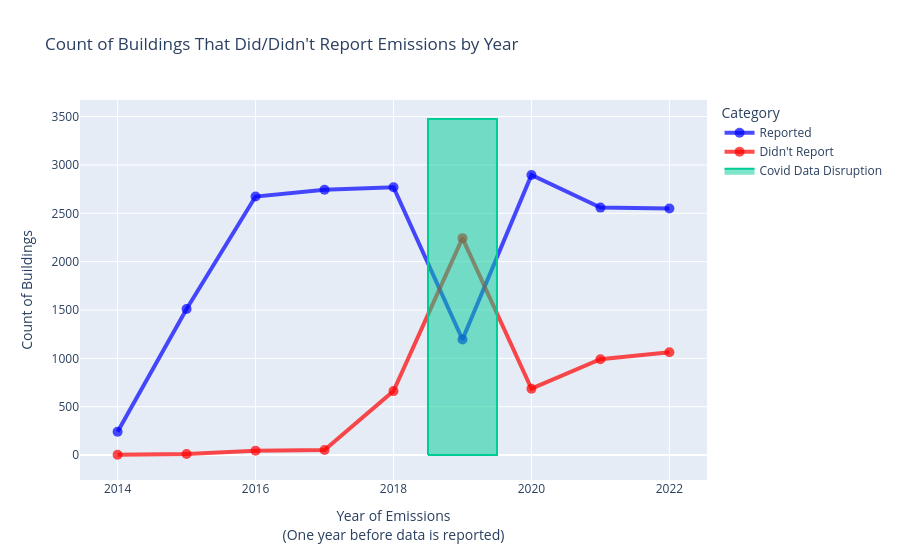

Here is the notebook cell this chart was saved with:
### Markdown cell above
## Compliance type counts over time

Count the number of reporting / non-reporting for every year, highlighting the impact of COVID

### Code cell
# Count each new column per year
value_counts = df.groupby("DataYear")["Reported"].value_counts()
non_reporting_counts = value_counts.xs(0, level="Reported")
reporting_counts = value_counts.xs(1, level="Reported")

# Create the figure
fig = go.Figure()

# Add traces for each category
fig.add_trace(
    go.Scatter(
        x=reporting_counts.index,
        y=reporting_counts.values,
        mode="lines+markers",
        name="Reported",
        line=dict(width=4, color="rgba(0, 0,255, 0.7)"),
        marker=dict(symbol="circle", size=10),
    )
)

fig.add_trace(
    go.Scatter(
        x=non_reporting_counts.index,
        y=non_reporting_counts.values,
        mode="lines+markers",
        name="Didn't Report",
        line=dict(width=4, color="rgba(255, 0, 0, 0.7)"),
        marker=dict(symbol="circle", size=10),
    )
)

fig.add_trace(
    go.Scatter(
        x=[2018.5, 2019.5, 2019.5, 2018.5, 2018.5],
        y=[0, 0, np.max(reporting_counts) * 1.2, np.max(reporting_counts) * 1.2, 0],
        fill="toself",
        mode="lines",
        name="Covid Data Disruption",
    )
)

# Update layout
fig.update_layout(
    title="Count of Buildings That Did/Didn't Report Emissions by Year",
    xaxis_title="Year of Emissions<br>(One year before data is reported)",
    yaxis_title="Count of Buildings",
    legend_title="Category",
)

# Show the plot
# pio.show(fig)
iplot(fig)


for dir in dirs:
    fig.write_html(
        os.path.join(dir, "reporting_counts_over_time.html"), include_plotlyjs="cdn"
    )

# Save jpg version for mobile
out, reduce_memory = show_fig(fig, reduce_memory)
with open(os.path.join(static_blog_pth, "reporting_counts_over_time.png"), "wb") as f:
    f.write(out)

### Figure 1 — Plotly figure (JSON) as saved in the notebook; plotly's stock layout.template omitted (floating-point values rounded to 4 significant figures)
{"data": [{"line": {"color": "rgba(0, 0,255, 0.7)", "width": 4}, "marker": {"size": 10, "symbol": "circle"}, "mode": "lines+markers", "name": "Reported", "type": "scatter", "x": [2014, 2015, 2016, 2017, 2018, 2019, 2020, 2021, 2022], "y": [240, 1511, 2673, 2744, 2769, 1195, 2896, 2559, 2550]}, {"line": {"color": "rgba(255, 0, 0, 0.7)", "width": 4}, "marker": {"size": 10, "symbol": "circle"}, "mode": "lines+markers", "name": "Didn't Report", "type": "scatter", "x": [2014, 2015, 2016, 2017, 2018, 2019, 2020, 2021, 2022], "y": [3, 10, 44, 53, 661, 2243, 686, 991, 1063]}, {"fill": "toself", "mode": "lines", "name": "Covid Data Disruption", "type": "scatter", "x": [2018.0, 2020.0, 2020.0, 2018.0, 2018.0], "y": [0, 0, 3475.0, 3475.0, 0]}], "layout": {"legend": {"title": {"text": "Category"}}, "title": {"text": "Count of Buildings That Did/Didn't Report Emissions by Year"}, "xaxis": {"title": {"text": "Year of Emissions<br>(One year before data is reported)"}}, "yaxis": {"title": {"text": "Count of Buildings"}}}}
